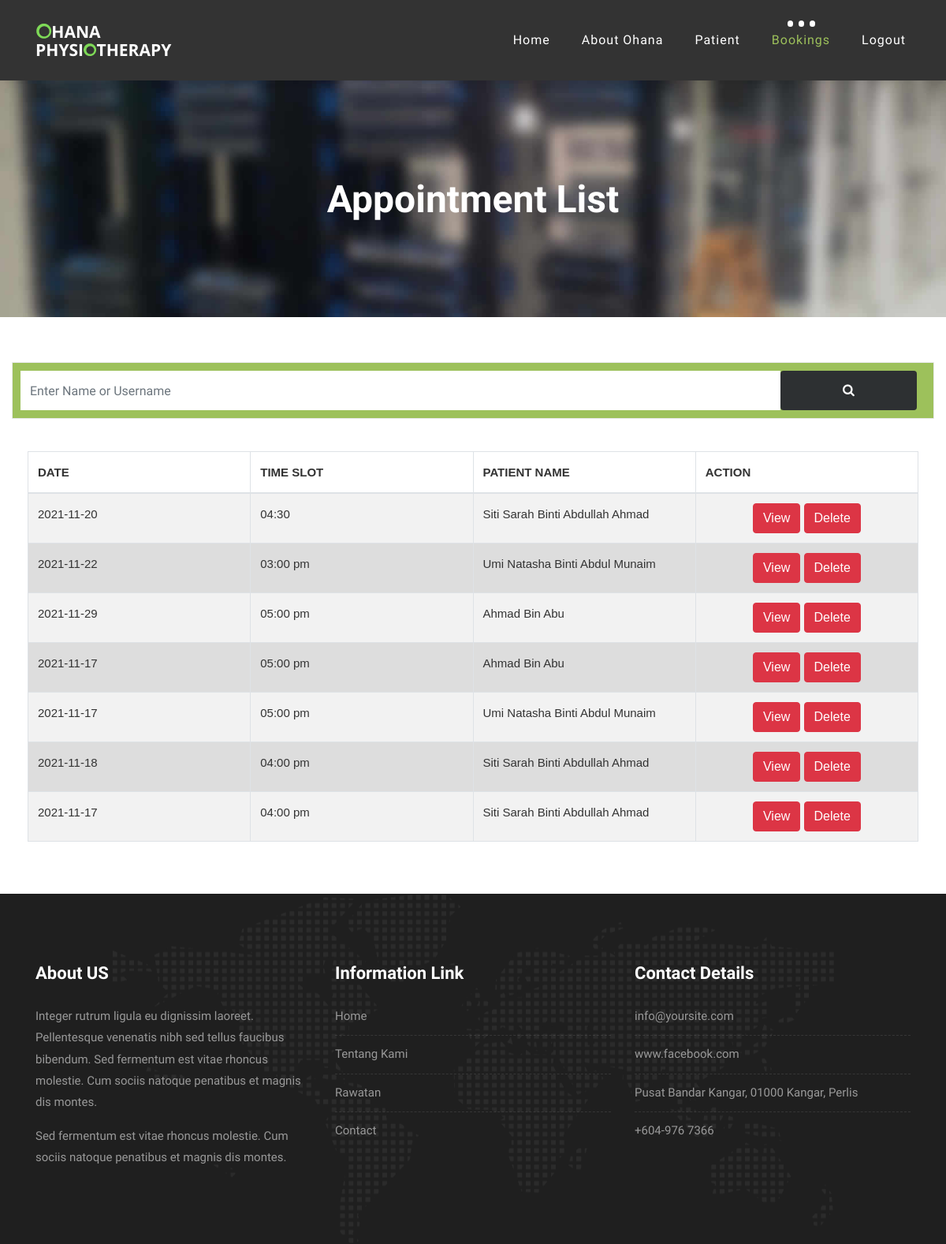
Page /admin/viewbooking.php on the committed database.
### tables this page shows
CREATE TABLE `bookings` (
  `id_book` int(11) NOT NULL,
  `date` date NOT NULL,
  `timeslot` varchar(50) NOT NULL,
  `name` varchar(50) NOT NULL,
  `gender` varchar(50) NOT NULL,
  `phone` varchar(50) NOT NULL,
  `email` varchar(50) NOT NULL,
  `comment` varchar(50) NOT NULL,
  `ic` varchar(50) NOT NULL,
  `id_patient` int(11) NOT NULL
);

### admin/viewbooking.php (the view, shortened to what this page needs)
<?php
$conn = mysqli_connect('localhost', 'root' );
$sql = "SELECT * FROM bookings";
$result = mysqli_query($conn, $sql);
?>
<?php
if(isset($_POST['search']))
{
    $valueToSearch = $_POST['valueToSearch'];
    $query = "SELECT * FROM `bookings` WHERE CONCAT(`id_book`, `name`) LIKE '%".$valueToSearch."%'";
    $search_result = filterTable($query);
}
 else {
    $query = "SELECT * FROM `bookings`";
    $search_result = filterTable($query);
}
function filterTable($query)
{
    $conn = mysqli_connect("localhost", "root", "", "ohana");
    $filter_Result = mysqli_query($conn, $query);
    return $filter_Result;
}
?>
<!DOCTYPE html>
<html lang="en">
        <link href="//maxcdn.bootstrapcdn.com/bootstrap/4.1.1/css/bootstrap.min.css" rel="stylesheet" id="bootstrap-css">
        <link rel="stylesheet" href="//maxcdn.bootstrapcdn.com/bootstrap/4.0.0-alpha.6/css/bootstrap.min.css" />
        <link href="//maxcdn.bootstrapcdn.com/font-awesome/4.3.0/css/font-awesome.min.css" rel="stylesheet" />
	<link rel="stylesheet" type="text/css" href="vendor/bootstrap/css/bootstrap.min.css">
	<link rel="stylesheet" type="text/css" href="fonts/font-awesome-4.7.0/css/font-awesome.min.css">
	<link rel="stylesheet" type="text/css" href="vendor/animate/animate.css">
	<link rel="stylesheet" type="text/css" href="vendor/select2/select2.min.css">
	<link rel="stylesheet" type="text/css" href="vendor/perfect-scrollbar/perfect-scrollbar.css">
	<link rel="stylesheet" type="text/css" href="css/util.css">
	<link rel="stylesheet" type="text/css" href="css/main.css">
    <link rel="stylesheet" href="css/bootstrap.min.css">
    <link rel="stylesheet" href="style.css">
    <link rel="stylesheet" href="css/versions.css">
    <link rel="stylesheet" href="css/responsive.css">
    <link rel="stylesheet" href="css/custom.css">
</head>
<body class="host_version">
	<header class="top-navbar">
		<nav class="navbar navbar-expand-lg navbar-light bg-light">
			<div class="container-fluid">
				<a class="navbar-brand" href="index.php">
					<img src="images/ohana.png" alt="" />
				</a>
				<div class="collapse navbar-collapse" id="navbars-host">
					<ul class="navbar-nav ml-auto">
						<li class="nav-item"><a class="nav-link" href="admin.php">Home</a></li>
						<li class="nav-item dropdown">
							<a class="nav-link dropdown-toggle" href="#" id="dropdown-a" data-toggle="dropdown">About Ohana </a>
						</li>
						<li class="nav-item dropdown">
							<a class="nav-link dropdown-toggle" href="#" id="dropdown-a" data-toggle="dropdown">Patient </a>
						</li>
						<li class="nav-item dropdown active">
							<a class="nav-link dropdown-toggle" href="#" id="dropdown-a" data-toggle="dropdown">Bookings </a>
						</li>
						<li class="nav-item"><a class="nav-link" href="logout.php">Logout</a></li>
					</ul>
				</div>
			</div>
		</nav>
	</header>
	<div class="all-title-box">
		<div class="container text-center">
			<h1>Appointment List<span class="m_1"></span></h1>
		</div>
	</div>
	<BR>
	<div class="col-lg-12">
	<form action="viewbooking.php" method="post" class="checkdomain form-inline" >
		<div class="checkdomain-wrapper">
			<div class="form-group">
				<input type="text" class="form-control" id="domainnamehere" name="valueToSearch" placeholder="Enter Name or Username">
				<button type="submit" name="search" value="Filter" class="btn btn-primary grd1"><i class="fa fa-search"></i></button>
			</div>
			<hr>
		</div>
			<div class="card-body">
				<div class="table-responsive">
		      		<table class="table table-striped table-bordered" id="appointment_list_table">
		      			<thead>
			      			<tr>
			      				<th><strong>DATE</th>
			      				<th><strong>TIME SLOT</th>
			      				<th><strong>PATIENT NAME</th>
			      				<th><strong>ACTION</th>
			      			</tr>
			      		</thead>
						<?php
							if(mysqli_num_rows($result) > 0)
							{
							while($row = mysqli_fetch_assoc($result))
							{
						?>
						<tbody>
						<?php while($row = mysqli_fetch_array($search_result)):?>
							<tr class="row100">
								<td><?php echo $row['date']; ?></td>
								<td><?php echo $row['timeslot']; ?></td>
								<td><?php echo $row['name']; ?></td>
								<td>
									<center>
									<button><a href="displaybooking.php?id=<?php echo $row["id_book"]; ?>" class="btn btn-danger delete-listview-btn" onClick="return confirm">View</a></button>
									<button><a href="deletebooking.php?id=<?php echo $row["id_book"]; ?>" class="btn btn-danger delete-listview-btn" onClick="return confirm('Do you really want to delete?');">Delete</a></button>
									</center>
								</td>
							</tr>
							<?php endwhile;?>
						</tbody>
						<?php
							   }
							}
							else
							{
							   echo "0 results";
							}
						?>
			      	</table>
			    </div>
			</div>
			 </form>
                </div>
    <footer class="footer">
        <div class="container">
            <div class="row">
                <div class="col-lg-4 col-md-4 col-xs-12">
                    <div class="widget clearfix">
                        <div class="widget-title">
                            <h3>About US</h3>
                        </div>
                        <p> Integer rutrum ligula eu dignissim laoreet. Pellentesque venenatis nibh sed tellus faucibus bibendum. Sed fermentum est vitae rhoncus molestie. Cum sociis natoque penatibus et magnis dis montes.</p>
                        <p>Sed fermentum est vitae rhoncus molestie. Cum sociis natoque penatibus et magnis dis montes.</p>
                    </div>
                </div>
				<div class="col-lg-4 col-md-4 col-xs-12">
                    <div class="widget clearfix">
                        <div class="widget-title">
                            <h3>Information Link</h3>
                        </div>
                        <ul class="footer-links">
                            <li><a href="index.php">Home</a></li>
							<li><a href="about.php">Tentang Kami</a></li>
							<li><a href="hosting.php">Rawatan</a></li>
							<li><a href="contact.php">Contact</a></li>
                        </ul>
                    </div>
                </div>
                <div class="col-lg-4 col-md-4 col-xs-12">
                    <div class="widget clearfix">
                        <div class="widget-title">
                            <h3>Contact Details</h3>
                        </div>
                        <ul class="footer-links">
                            <li><a href="mailto:#">info@yoursite.com</a></li>
                            <li><a href="#">www.facebook.com</a></li>
                            <li> Pusat Bandar Kangar, 01000 Kangar, Perlis</li>
                            <li>+604-976 7366</li>
                        </ul>
                    </div>
                </div>
            </div>
        </div>
    </footer>
</body>
</html>

### admin/css/main.css (style rules this page uses)
* { margin: 0px; padding: 0px; box-sizing: border-box; }
body, html { height: 100%; font-family: sans-serif; }
a { margin: 0px; transition: all 0.4s; -webkit-transition: all 0.4s; -o-transition: all 0.4s; -moz-transition: all 0.4s; }
h1,h2,h3,h4,h5,h6 { margin: 0px; }
p { margin: 0px; }
ul, li { margin: 0px; list-style-type: none; }
input { display: block; outline: none; border: none !important; }
button { outline: none !important; border: none; background: transparent; }
table { width: 100%; background-color: #fff; }
th, td { font-weight: unset; padding-right: 10px; }
.row100 td { padding-top: 18px; padding-bottom: 14px; }

### admin/css/versions.css (style rules this page uses)
body.host_version .icon_wrap:hover, body.host_version .icon-wrapper:hover i, body.host_version .grd1 { color: #ffffff !important; background: #2d3032; }
body.host_version .checkdomain { background-color: #fff; padding: 30px 0px; text-align: left; }
body.host_version .checkdomain { margin-top: 0px; display: block; position: relative; }
body.host_version .checkdomain-wrapper .form-group { background: #9dc15b; padding: 10px; border: 1px solid #e9e9ec; width: 100%; }
body.host_version .checkdomain hr { border-color: rgba(255, 255, 255, 0); margin: 10px 0; }
body.host_version .checkdomain-wrapper .form-control { display: inline-block; vertical-align: middle; border: 1px solid #e9e9ec; box-shadow: none !important; border-radius: 0; width: 84%; height: 50px; }
body.host_version .checkdomain-wrapper .btn { height: 50px; width: 15%; border: none; }

### admin/viewbooking.php (style rules this page uses)
table { font-family: arial, sans-serif; border-collapse: collapse; width: 100%; }
td, th { border: 1px solid #dddddd; text-align: left; padding: 8px; }
tr:nth-child(even) { background-color: #dddddd; }
body, html { height: 100%; }
table { table-layout:fixed; }
td { width:33%; }
table, th, td { border: 1px solid black; border-collapse: collapse; }

### rows in the picture
bookings: date "2021-11-20", timeslot "04:30", name "Siti Sarah Binti Abdullah Ahmad"
bookings: date "2021-11-22", timeslot "03:00 pm", name "Umi Natasha Binti Abdul Munaim"
bookings: date "2021-11-29", timeslot "05:00 pm", name "Ahmad Bin Abu"
bookings: date "2021-11-17", timeslot "05:00 pm", name "Ahmad Bin Abu"
bookings: date "2021-11-17", timeslot "05:00 pm", name "Umi Natasha Binti Abdul Munaim"
bookings: date "2021-11-18", timeslot "04:00 pm", name "Siti Sarah Binti Abdullah Ahmad"
bookings: date "2021-11-17", timeslot "04:00 pm", name "Siti Sarah Binti Abdullah Ahmad"
